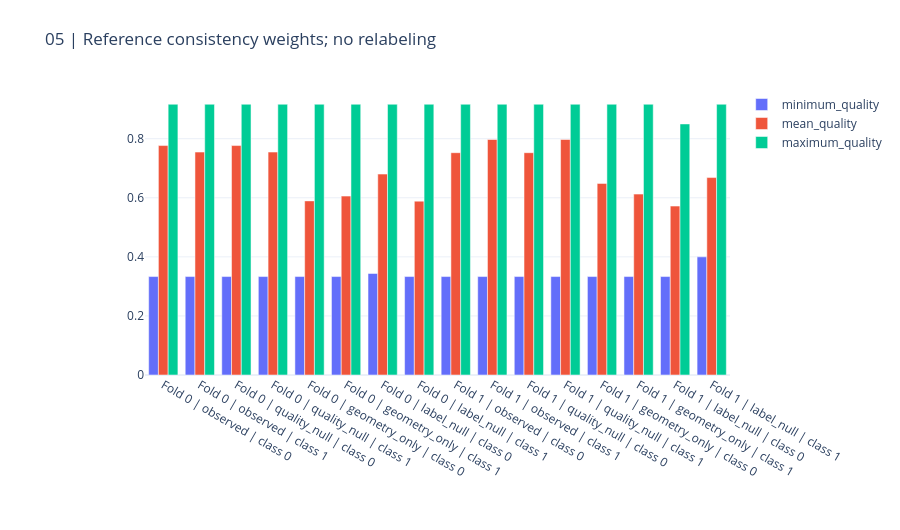
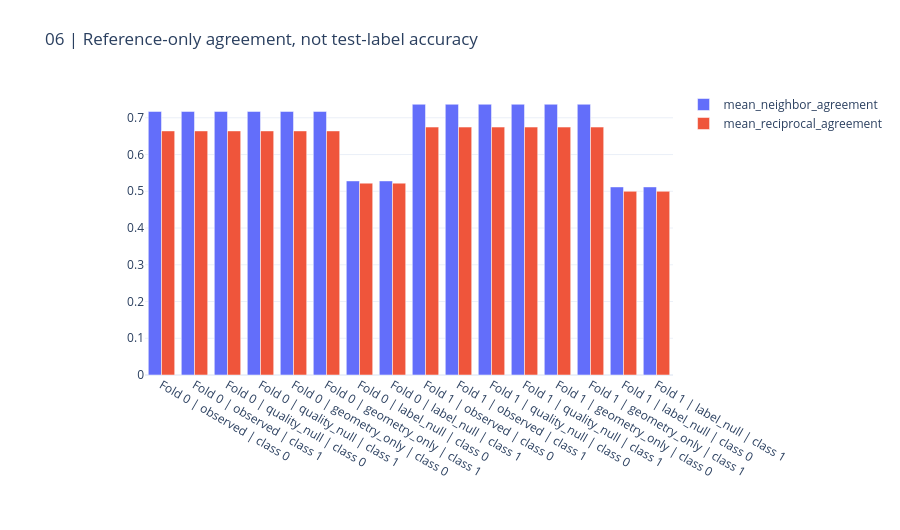

Notebook code cell kept with these figures, in order:
### Markdown cell above
## 4. Coverage and reference diagnostics

Disagreement is not a label error. No label is edited, removed, or repaired by this experiment.

### Code cell
display(pd.DataFrame(RESULT["diagnostics"]))
CHARTS[4].show(renderer="plotly_mimetype")
CHARTS[5].show(renderer="plotly_mimetype")

### Figure 1 — Plotly figure (JSON) as saved in the notebook; plotly's stock layout.template omitted (floating-point values rounded to 4 significant figures)
{"data": [{"name": "minimum_quality", "type": "bar", "x": ["Fold 0 | observed | class 0", "Fold 0 | observed | class 1", "Fold 0 | quality_null | class 0", "Fold 0 | quality_null | class 1", "Fold 0 | geometry_only | class 0", "Fold 0 | geometry_only | class 1", "Fold 0 | label_null | class 0", "Fold 0 | label_null | class 1", "Fold 1 | observed | class 0", "Fold 1 | observed | class 1", "Fold 1 | quality_null | class 0", "Fold 1 | quality_null | class 1", "Fold 1 | geometry_only | class 0", "Fold 1 | geometry_only | class 1", "Fold 1 | label_null | class 0", "Fold 1 | label_null | class 1"], "y": [0.3333, 0.3333, 0.3333, 0.3333, 0.3333, 0.3333, 0.3438, 0.3333, 0.3333, 0.3333, 0.3333, 0.3333, 0.3333, 0.3333, 0.3333, 0.4]}, {"name": "mean_quality", "type": "bar", "x": ["Fold 0 | observed | class 0", "Fold 0 | observed | class 1", "Fold 0 | quality_null | class 0", "Fold 0 | quality_null | class 1", "Fold 0 | geometry_only | class 0", "Fold 0 | geometry_only | class 1", "Fold 0 | label_null | class 0", "Fold 0 | label_null | class 1", "Fold 1 | observed | class 0", "Fold 1 | observed | class 1", "Fold 1 | quality_null | class 0", "Fold 1 | quality_null | class 1", "Fold 1 | geometry_only | class 0", "Fold 1 | geometry_only | class 1", "Fold 1 | label_null | class 0", "Fold 1 | label_null | class 1"], "y": [0.7768, 0.7547, 0.7768, 0.7547, 0.5895, 0.6057, 0.6803, 0.5887, 0.7526, 0.7974, 0.7526, 0.7974, 0.6486, 0.6124, 0.5719, 0.6684]}, {"name": "maximum_quality", "type": "bar", "x": ["Fold 0 | observed | class 0", "Fold 0 | observed | class 1", "Fold 0 | quality_null | class 0", "Fold 0 | quality_null | class 1", "Fold 0 | geometry_only | class 0", "Fold 0 | geometry_only | class 1", "Fold 0 | label_null | class 0", "Fold 0 | label_null | class 1", "Fold 1 | observed | class 0", "Fold 1 | observed | class 1", "Fold 1 | quality_null | class 0", "Fold 1 | quality_null | class 1", "Fold 1 | geometry_only | class 0", "Fold 1 | geometry_only | class 1", "Fold 1 | label_null | class 0", "Fold 1 | label_null | class 1"], "y": [0.9167, 0.9167, 0.9167, 0.9167, 0.9167, 0.9167, 0.9167, 0.9167, 0.9167, 0.9167, 0.9167, 0.9167, 0.9167, 0.9167, 0.85, 0.9167]}], "layout": {"barmode": "group", "height": 530, "margin": {"b": 155, "l": 145, "r": 35, "t": 90}, "title": {"text": "05 | Reference consistency weights; no relabeling"}, "xaxis": {"automargin": true}, "yaxis": {"automargin": true}}}

### Figure 2 — Plotly figure (JSON) as saved in the notebook; plotly's stock layout.template omitted (floating-point values rounded to 4 significant figures)
{"data": [{"name": "mean_neighbor_agreement", "type": "bar", "x": ["Fold 0 | observed | class 0", "Fold 0 | observed | class 1", "Fold 0 | quality_null | class 0", "Fold 0 | quality_null | class 1", "Fold 0 | geometry_only | class 0", "Fold 0 | geometry_only | class 1", "Fold 0 | label_null | class 0", "Fold 0 | label_null | class 1", "Fold 1 | observed | class 0", "Fold 1 | observed | class 1", "Fold 1 | quality_null | class 0", "Fold 1 | quality_null | class 1", "Fold 1 | geometry_only | class 0", "Fold 1 | geometry_only | class 1", "Fold 1 | label_null | class 0", "Fold 1 | label_null | class 1"], "y": [0.7172, 0.7172, 0.7172, 0.7172, 0.7172, 0.7172, 0.5282, 0.5282, 0.7368, 0.7368, 0.7368, 0.7368, 0.7368, 0.7368, 0.5118, 0.5118]}, {"name": "mean_reciprocal_agreement", "type": "bar", "x": ["Fold 0 | observed | class 0", "Fold 0 | observed | class 1", "Fold 0 | quality_null | class 0", "Fold 0 | quality_null | class 1", "Fold 0 | geometry_only | class 0", "Fold 0 | geometry_only | class 1", "Fold 0 | label_null | class 0", "Fold 0 | label_null | class 1", "Fold 1 | observed | class 0", "Fold 1 | observed | class 1", "Fold 1 | quality_null | class 0", "Fold 1 | quality_null | class 1", "Fold 1 | geometry_only | class 0", "Fold 1 | geometry_only | class 1", "Fold 1 | label_null | class 0", "Fold 1 | label_null | class 1"], "y": [0.6642, 0.6642, 0.6642, 0.6642, 0.6642, 0.6642, 0.5221, 0.5221, 0.6747, 0.6747, 0.6747, 0.6747, 0.6747, 0.6747, 0.4999, 0.4999]}], "layout": {"barmode": "group", "height": 530, "margin": {"b": 155, "l": 145, "r": 35, "t": 90}, "title": {"text": "06 | Reference-only agreement, not test-label accuracy"}, "xaxis": {"automargin": true}, "yaxis": {"automargin": true}}}
